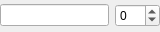
<?xml version="1.0" encoding="UTF-8"?>
<ui version="4.0">
 <class>Form</class>
 <widget class="QWidget" name="Form">
  <property name="geometry">
   <rect>
    <x>0</x>
    <y>0</y>
    <width>160</width>
    <height>32</height>
   </rect>
  </property>
  <property name="windowTitle">
   <string>Form</string>
  </property>
  <widget class="QWidget" name="horizontalLayoutWidget">
   <property name="geometry">
    <rect>
     <x>0</x>
     <y>0</y>
     <width>160</width>
     <height>31</height>
    </rect>
   </property>
   <layout class="QHBoxLayout" name="horizontalLayout">
    <item>
     <widget class="QLineEdit" name="line_origem">
      <property name="toolTip">
       <string>Origem do bonus</string>
      </property>
     </widget>
    </item>
    <item>
     <widget class="QSpinBox" name="spin_valor">
      <property name="toolTip">
       <string>Valor da origem</string>
      </property>
      <property name="minimum">
       <number>-99</number>
      </property>
     </widget>
    </item>
   </layout>
  </widget>
 </widget>
 <resources/>
 <connections/>
</ui>
